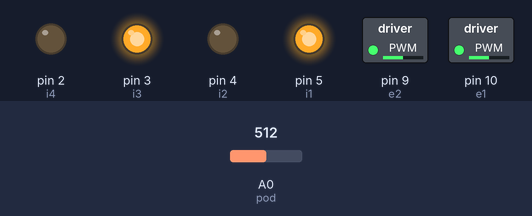
Simulated run of this sketch. Board: Arduino Uno, built with avr-gcc and run on an emulated ATmega328P. Parts: switched loads named in the sketch (green lamp = pin HIGH), output pins drawn as LEDs (lit = HIGH). The inputs (shaded band) are chosen by the test bench; at power-on: A0 (pod) = 512.

Above: at 1.2 s.
1.3 s: A0 (pod) set to 716
At 1.7 s:
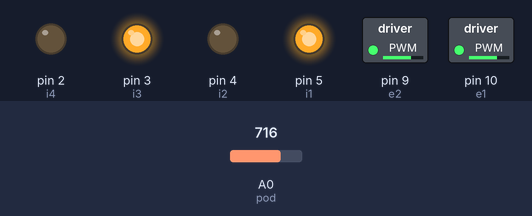
2.8 s: A0 (pod) set to 900
At 4.0 s:
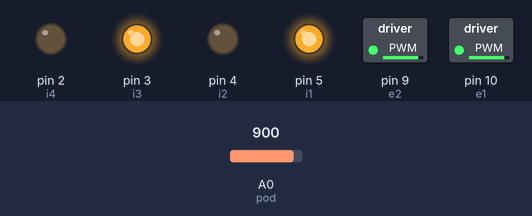
4.3 s: A0 (pod) set to 122
At 5.2 s:
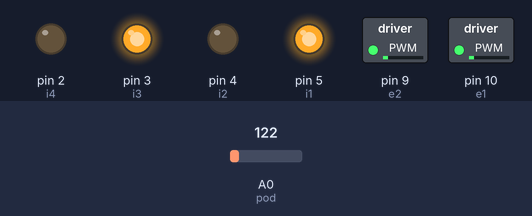
5.8 s: A0 (pod) set to 0
At 6.3 s:
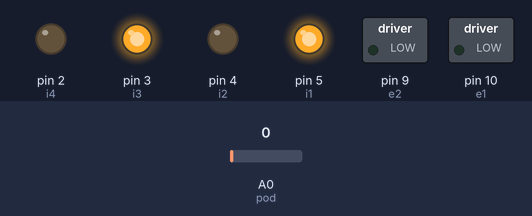
7.3 s: A0 (pod) set to 511
At 8.7 s:
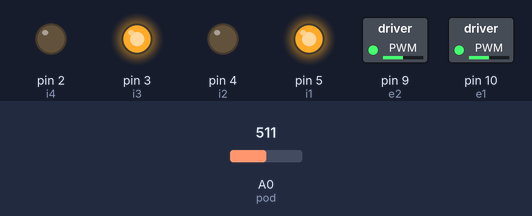
Timing chart, 0 to 9.8 s (numbered marks = the images above; inputs shaded):
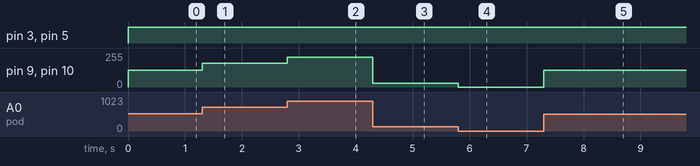

The sketch:

DC_2_motor.ino
```cpp
// C++ code
int i1= 5;
int i2= 4;
int i3 =3;
int i4 = 2;
int pod = A0;
int e1= 10;
int e2 = 9;
void setup(){
  pinMode(i1, OUTPUT);
  pinMode(i2, OUTPUT);
  pinMode(i3, OUTPUT);
  pinMode(i4, OUTPUT);
  pinMode(e1, OUTPUT);
  pinMode(e2, OUTPUT);
  pinMode(pod, INPUT);}
void loop(){
  int value = analogRead(A0);
  digitalWrite(i1, HIGH);
  digitalWrite(i2, LOW);
  digitalWrite(i3,HIGH);
  digitalWrite(i4, LOW);
  int speed = map(value, 0, 1023, 0, 255);
  analogWrite(e1, speed);
  analogWrite(e2, speed);
}

  
```

Measured:
- after the input at 1.3 s, pin 9 (e2), pin 10 (e1): 127/255 → 178/255 at once
- after the input at 2.8 s, pin 9 (e2), pin 10 (e1): 178/255 → 224/255 at once
- after the input at 4.3 s, pin 9 (e2), pin 10 (e1): 224/255 → 30/255 at once
- after the input at 5.8 s, pin 9 (e2), pin 10 (e1): 30/255 → 0/255 at once
- after the input at 7.3 s, pin 9 (e2), pin 10 (e1): 0/255 → 127/255 at once
